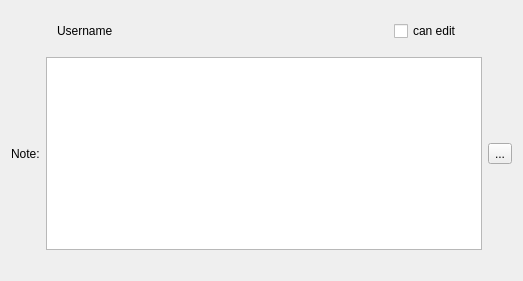
<?xml version="1.0" encoding="UTF-8"?>
<ui version="4.0">
 <class>OCC::ShareUserLine</class>
 <widget class="QWidget" name="OCC::ShareUserLine">
  <property name="geometry">
   <rect>
    <x>0</x>
    <y>0</y>
    <width>523</width>
    <height>281</height>
   </rect>
  </property>
  <property name="sizePolicy">
   <sizepolicy hsizetype="Expanding" vsizetype="Fixed">
    <horstretch>1</horstretch>
    <verstretch>0</verstretch>
   </sizepolicy>
  </property>
  <property name="minimumSize">
   <size>
    <width>360</width>
    <height>0</height>
   </size>
  </property>
  <property name="autoFillBackground">
   <bool>false</bool>
  </property>
  <layout class="QHBoxLayout" name="horizontalLayout">
   <item>
    <layout class="QVBoxLayout" name="verticalLayout">
     <property name="rightMargin">
      <number>0</number>
     </property>
     <property name="bottomMargin">
      <number>20</number>
     </property>
     <item>
      <layout class="QHBoxLayout" name="horizontalLayout_2">
       <property name="rightMargin">
        <number>20</number>
       </property>
       <item>
        <widget class="QLabel" name="avatar">
         <property name="sizePolicy">
          <sizepolicy hsizetype="Maximum" vsizetype="Maximum">
           <horstretch>0</horstretch>
           <verstretch>0</verstretch>
          </sizepolicy>
         </property>
         <property name="minimumSize">
          <size>
           <width>40</width>
           <height>40</height>
          </size>
         </property>
         <property name="alignment">
          <set>Qt::AlignCenter</set>
         </property>
        </widget>
       </item>
       <item>
        <widget class="OCC::ElidedLabel" name="sharedWith">
         <property name="sizePolicy">
          <sizepolicy hsizetype="Expanding" vsizetype="Maximum">
           <horstretch>0</horstretch>
           <verstretch>0</verstretch>
          </sizepolicy>
         </property>
         <property name="text">
          <string>Username</string>
         </property>
         <property name="textFormat">
          <enum>Qt::PlainText</enum>
         </property>
        </widget>
       </item>
       <item>
        <spacer name="horizontalSpacer">
         <property name="orientation">
          <enum>Qt::Horizontal</enum>
         </property>
         <property name="sizeType">
          <enum>QSizePolicy::Expanding</enum>
         </property>
         <property name="sizeHint" stdset="0">
          <size>
           <width>40</width>
           <height>20</height>
          </size>
         </property>
        </spacer>
       </item>
       <item>
        <widget class="QCheckBox" name="permissionsEdit">
         <property name="sizePolicy">
          <sizepolicy hsizetype="Maximum" vsizetype="Fixed">
           <horstretch>0</horstretch>
           <verstretch>0</verstretch>
          </sizepolicy>
         </property>
         <property name="text">
          <string>can edit</string>
         </property>
        </widget>
       </item>
       <item>
        <widget class="QToolButton" name="permissionToolButton">
         <property name="icon">
          <iconset resource="../../theme.qrc">
           <normaloff>:/client/theme/more.svg</normaloff>:/client/theme/more.svg</iconset>
         </property>
         <property name="autoRaise">
          <bool>true</bool>
         </property>
        </widget>
       </item>
      </layout>
     </item>
     <item>
      <layout class="QHBoxLayout" name="horizontalLayout_3">
       <property name="sizeConstraint">
        <enum>QLayout::SetDefaultConstraint</enum>
       </property>
       <item>
        <widget class="QLabel" name="noteLabel">
         <property name="text">
          <string>Note:</string>
         </property>
        </widget>
       </item>
       <item>
        <widget class="QTextEdit" name="noteTextEdit">
         <property name="sizeAdjustPolicy">
          <enum>QAbstractScrollArea::AdjustToContents</enum>
         </property>
        </widget>
       </item>
       <item>
        <widget class="QToolButton" name="noteConfirmButton">
         <property name="text">
          <string>...</string>
         </property>
         <property name="icon">
          <iconset resource="../../theme.qrc">
           <normaloff>:/client/theme/confirm.svg</normaloff>:/client/theme/confirm.svg</iconset>
         </property>
        </widget>
       </item>
      </layout>
     </item>
    </layout>
   </item>
  </layout>
 </widget>
 <customwidgets>
  <customwidget>
   <class>OCC::ElidedLabel</class>
   <extends>QLabel</extends>
   <header>elidedlabel.h</header>
  </customwidget>
 </customwidgets>
 <resources>
  <include location="../../theme.qrc"/>
 </resources>
 <connections/>
</ui>
